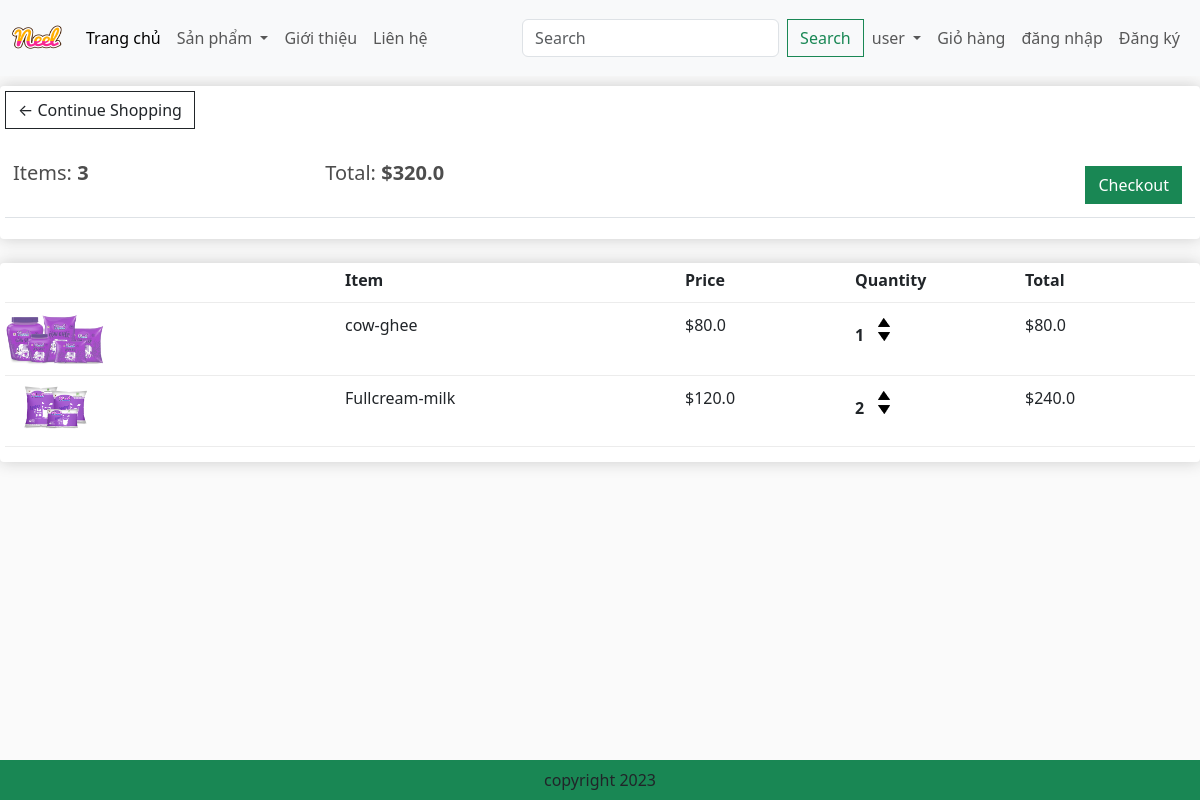
The app's page /cart/ (signed in) with its own data.
### app/models.py (models this page shows, shortened)
class Order(models.Model):
    customer = models.ForeignKey(Customer, on_delete=models.SET_NULL, blank=True, null=True)
    date_order = models.DateTimeField(auto_now_add=True)
    complete = models.BooleanField(default= False, null=True, blank=True)
    transaction_id = models.CharField(max_length=200, null=True)
    @property
    def get_cart_items(self):
        orderitem = self.orderitem_set.all()
        total = sum([item.quantily for item in orderitem])
        return total
    @property
    def get_cart_total(self):
        orderitem = self.orderitem_set.all()
        total = sum([item.get_total for item in orderitem])
        return total

class OrderItem(models.Model):
    product = models.ForeignKey(Product, on_delete=models.SET_NULL, blank=True, null=True)
    order = models.ForeignKey(Order, on_delete=models.SET_NULL, blank=True, null=True)
    quantily = models.IntegerField(default=0, null=True, blank=True)
    date_added = models.DateTimeField(auto_now_add=True)
    @property
    def get_total(self):
        total = self.product.price * self.quantily
        return total

class Product(models.Model):
    name = models.CharField(max_length=200, null=True)
    price = models.FloatField()
    digital = models.BooleanField(default= False, null=True, blank=True)
    image = models.ImageField(null=True, blank=True)
    @property
    def ImageURL(self):
        try:
            url = self.image.url
        except:
            url = ''
        return url

### app/views.py (the view)
# urls.py: path('cart/', views.cart, name= 'cart'),
def cart(request):
    if request.user.is_authenticated:
        customer = request.user.customer
        order, create = Order.objects.get_or_create(customer= customer, complete= False)
        items = order.orderitem_set.all()
    else:
        items = []
    context = {'items': items, 'order': order}
    return render(request, 'app/cart.html', context)

### app/Templates/app/cart.html
{% extends 'app/base.html' %}
{% load static %}
{% block cart_content %}
<div class="row">
	<div class="col-lg-12">
		<div class="box-element">
			<a  class="btn btn-outline-dark" href="{% url 'home' %}">&#x2190; Continue Shopping</a>
			<br>
			<br>
			<table class="table">
				<tr>
					<th><h5>Items: <strong>{{order.get_cart_items}}</strong></h5></th>
					<th><h5>Total:<strong> ${{order.get_cart_total}}</strong></h5></th>
					<th>
						<a  style="float:right; margin:5px;" class="btn btn-success" href="#">Checkout</a>
					</th>
				</tr>
			</table>
		</div>
		<br>
		<div class="box-element">
			<div class="cart-row">
				<div style="flex:2"></div>
				<div style="flex:2"><strong>Item</strong></div>
				<div style="flex:1"><strong>Price</strong></div>
				<div style="flex:1"><strong>Quantity</strong></div>
				<div style="flex:1"><strong>Total</strong></div>
			</div>
			{% for item in items %}
			<div class="cart-row">
				<div style="flex:2"><img class="row-image" src="{{item.product.ImageURL}}"></div>
				<div style="flex:2"><p>{{item.product.name}}</p></div>
				<div style="flex:1"><p>${{item.product.price}}</p></div>
				<div style="flex:1">
					<p class="quantity">{{item.quantily}}</p>
					<div class="quantity">
						<img class="chg-quantity" src="{% static  'app/images/arrow-up.png' %}">
						<img class="chg-quantity" src="{% static  'app/images/arrow-down.png' %}">
					</div>
				</div>
				<div style="flex:1"><p>${{item.get_total}}</p></div>
			</div>
			{% endfor %}
		</div>
	</div>
</div>
{% endblock cart_content %}

### app/Templates/app/base.html (shortened to what this page needs)
{% load static %}
<!DOCTYPE html>
<html>
    <head>
        <link href="https://cdn.jsdelivr.net/npm/bootstrap@5.3.0/dist/css/bootstrap.min.css" rel="stylesheet">
        <link rel="stylesheet" href="{%static 'app/css/style.css' %}">
        <link rel="stylesheet" href="{%static 'app/css/all.min.css' %}">
        <link rel="stylesheet" href="{%static 'app/css/owl.carousel.min.css' %}">
        <link rel="stylesheet" href="{%static 'app/css/main.css' %}">
        <link rel="stylesheet" href="">
    </head>
    <body>
        <nav class="navbar navbar-expand-lg bg-body-tertiary">
            <div class="container-fluid">
              <a class="navbar-brand" href="{%url 'home'%}"><img src="{%static 'app/images/Neel.png' %}" width="50" height="50"></a>
              <div class="collapse navbar-collapse" id="navbarSupportedContent">
                <ul class="navbar-nav me-auto mb-2 mb-lg-0">
                  <li class="nav-item">
                    <a class="nav-link active" aria-current="page" href="{%url 'home'%}">Trang chủ</a>
                  </li>
                  <li class="nav-item dropdown">
                    <a class="nav-link dropdown-toggle" href="#" role="button" data-bs-toggle="dropdown" aria-expanded="false">
                      Sản phẩm
                    </a>
                  </li>
                  <li class="nav-item">
                    <a class="nav-link" href="#">Giới thiệu</a>
                  </li>
                  <li class="nav-item">
                    <a class="nav-link" href="#">Liên hệ</a>
                  </li>
                </ul>
                <form class="d-flex" role="search">
                  <input class="form-control me-2" type="search" placeholder="Search" aria-label="Search">
                  <button class="btn btn-outline-success" type="submit">Search</button>
                </form>
              </div>
              <ul class="navbar-nav me-auto mb-2 mb-lg-0">
                <li class="nav-item dropdown">
                  <a class="nav-link dropdown-toggle" href="#" role="button" data-bs-toggle="dropdown" aria-expanded="false">
                    user
                  </a>
                  <li class="nav-item">
                    <a class="nav-link" href="{%url 'cart'%}">Giỏ hàng</a>
                  </li>
                  <li class="nav-item">
                    <a class="nav-link" href="#">đăng nhập</a>
                  </li>
                  <li class="nav-item">
                    <a class="nav-link" href="#">Đăng ký</a>
                  </li>
              </ul>
            </div>
          </nav>
          {% block cart_content %}{% endblock cart_content %}
          <footer class='container--fluid bg-success text-center fixed-bottom p-2 mt-5'>
            copyright 2023
          </footer>
    </body>
</html>

### app/static/app/css/main.css (style rules this page uses)
body { background-color: hsl(0, 0%, 98%); }
h1,h2,h3,h4,h5,h6 { color:hsl(0, 0%, 30%); }
.box-element { box-shadow:hsl(0, 0%, 80%) 0 0 16px; background-color: #fff; border-radius: 4px; padding: 5px; }
.col-lg-3, .col-lg-4, .col-lg-6, .col-lg-8, .col-lg-12 { margin-top: 10px; }
.btn { border-radius: 0; }
.row-image { width: 100px; }
.cart-row { display: flex; align-items: flex-stretch; padding-bottom: 10px; margin-bottom: 10px; border-bottom: 1px solid #ececec; }
.quantity { display: inline-block; font-weight: 700; padding-right:10px; }
.chg-quantity { width: 12px; cursor: pointer; display: block; margin-top: 5px; transition:.1s; }

### records on screen
Order: get_cart_items "3", get_cart_total "320.0"
OrderItem: product.ImageURL (picture), product.name "cow-ghee", product.price "80.0", quantily "1", get_total "80.0"
OrderItem: product.ImageURL (picture), product.name "Fullcream-milk", product.price "120.0", quantily "2", get_total "240.0"
